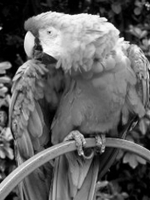
%> input picture image1.png, 150 x 200 px
$ octave Idealfitlers.m   (GNU Octave 9; MATLAB toolbox functions it lacks are replaced by stand-ins)
%> lines starting %> are read from the running program, lines starting %| are printed output that depends on the picture; in (x1, y1, x2, y2) boxes, pixels count from 0 and x2, y2 are one past the last pixel; in counts of white or black regions, pixels touching at a corner belong together; the program's own positions count from 1
% Ideal low pass filter and ideal high pass with cutoff = 30
A =imread('image1.png');
%> A is the input picture: size 200x150 uint8; min 0, max 255, mean 97
s=size(A);
%> s = [200 150]
Lowfilter=zeros(s(1), s(2));%create the low pass filter
Highfilter=zeros(s(1),s(2));%create the high pass filter
B=fft2(A);
B=fftshift(B);%put the DC component on center
for i=1:s(1)
    for j=1:s(2)
        D=sqrt((i-s(1)/2 +1)^2+(j-s(2)/2 + 1)^2);
        if D<30
            Lowfilter(i,j)=1;
        end
        if D>30
            Highfilter(i,j)=1;
        end
    end
end
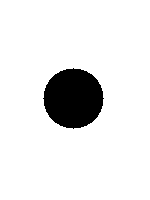
%> Highfilter: size 200x150 double; values 0 (black) and 1 (white), 90.6% white; 1 black region, box (x1, y1, x2, y2) and area: (43, 68, 104, 129) 2821
%> Lowfilter: size 200x150 double; values 0 (black) and 1 (white), 9.4% white; 1 white region, box (x1, y1, x2, y2) and area: (44, 69, 103, 128) 2809
C=Lowfilter.*B;%apply the ideal low pass filter
C=fftshift(C);
AI1=ifft2(C);%find the inverse of image
AI1=abs(AI1);%to remove a complex part
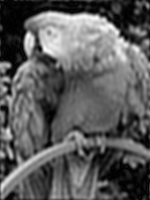
%> AI1: size 200x150 double; min 0.169, max 268.2, mean 97.5; drawn with min black and max white
D=Highfilter.*B;%apply the ideal high pass filter on the image
D=fftshift(D);
AI2=ifft2(D);%find the inverse of image
AI2=abs(AI2);%to remove a complex part
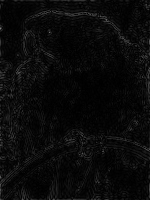
%> AI2: size 200x150 double; min 0.0126, max 126, mean 10.4
figure(1), imshow(A);%to show image before apply filter
figure(2),imshow(AI1/max(AI1(:)));%to show image after apply filter
figure(3), imshow(Lowfilter);%to show ideal low pass filter
figure(4), imshow(AI2/max(AI2(:))); %to show image after apply ideal high pass filter
%> after `imshow(AI2/max(AI2(:)))`:
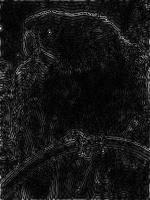
%> displayed picture: size 200x150, on the screen's scale of 0 to 255; min 0, max 255, mean 20.9
figure(5), imshow(Highfilter);%to show ideal high pass filter
